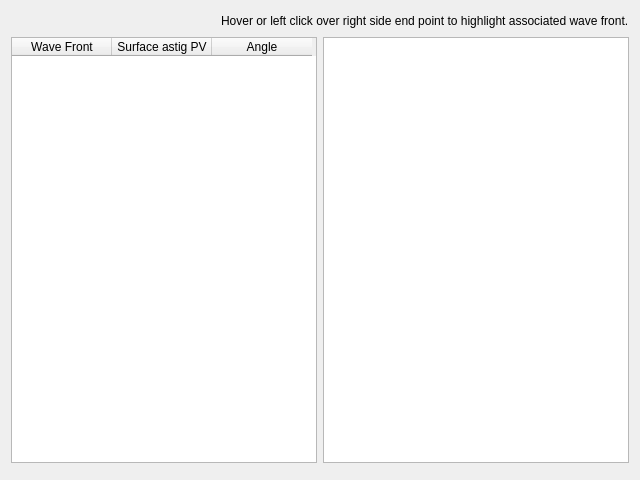
<?xml version="1.0" encoding="UTF-8"?>
<ui version="4.0">
 <class>astigPolargraph</class>
 <widget class="QDialog" name="astigPolargraph">
  <property name="geometry">
   <rect>
    <x>0</x>
    <y>0</y>
    <width>640</width>
    <height>480</height>
   </rect>
  </property>
  <property name="windowTitle">
   <string>Astig polar plot</string>
  </property>
  <layout class="QVBoxLayout" name="verticalLayout">
   <item>
    <layout class="QHBoxLayout" name="horizontalLayout">
     <item>
      <spacer name="horizontalSpacer">
       <property name="orientation">
        <enum>Qt::Horizontal</enum>
       </property>
       <property name="sizeHint" stdset="0">
        <size>
         <width>40</width>
         <height>20</height>
        </size>
       </property>
      </spacer>
     </item>
     <item>
      <widget class="QLabel" name="hoverText">
       <property name="text">
        <string>Hover or left click over right side end point to highlight associated wave front.</string>
       </property>
      </widget>
     </item>
    </layout>
   </item>
   <item>
    <layout class="QHBoxLayout" name="horizontalLayout_2">
     <item>
      <widget class="QTableWidget" name="waveFrontTable">
       <property name="editTriggers">
        <set>QAbstractItemView::NoEditTriggers</set>
       </property>
       <property name="dragDropOverwriteMode">
        <bool>false</bool>
       </property>
       <property name="sortingEnabled">
        <bool>true</bool>
       </property>
       <column>
        <property name="text">
         <string>Wave Front</string>
        </property>
       </column>
       <column>
        <property name="text">
         <string>Surface astig PV</string>
        </property>
       </column>
       <column>
        <property name="text">
         <string>Angle</string>
        </property>
       </column>
      </widget>
     </item>
     <item>
      <widget class="QChartView" name="polarChart"/>
     </item>
    </layout>
   </item>
   <item>
    <widget class="QDialogButtonBox" name="buttonBox">
     <property name="orientation">
      <enum>Qt::Horizontal</enum>
     </property>
     <property name="standardButtons">
      <set>QDialogButtonBox::NoButton</set>
     </property>
    </widget>
   </item>
  </layout>
 </widget>
 <customwidgets>
  <customwidget>
   <class>QChartView</class>
   <extends>QGraphicsView</extends>
   <header location="global">QtCharts</header>
  </customwidget>
 </customwidgets>
 <resources/>
 <connections>
  <connection>
   <sender>buttonBox</sender>
   <signal>accepted()</signal>
   <receiver>astigPolargraph</receiver>
   <slot>accept()</slot>
   <hints>
    <hint type="sourcelabel">
     <x>248</x>
     <y>254</y>
    </hint>
    <hint type="destinationlabel">
     <x>157</x>
     <y>274</y>
    </hint>
   </hints>
  </connection>
  <connection>
   <sender>buttonBox</sender>
   <signal>rejected()</signal>
   <receiver>astigPolargraph</receiver>
   <slot>reject()</slot>
   <hints>
    <hint type="sourcelabel">
     <x>316</x>
     <y>260</y>
    </hint>
    <hint type="destinationlabel">
     <x>286</x>
     <y>274</y>
    </hint>
   </hints>
  </connection>
 </connections>
</ui>
